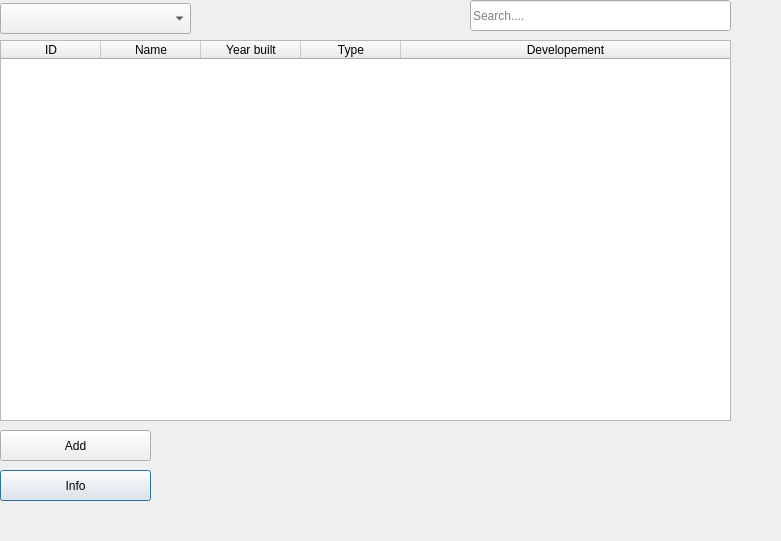
<?xml version="1.0" encoding="UTF-8"?>
<ui version="4.0">
 <class>ComputerDialog</class>
 <widget class="QDialog" name="ComputerDialog">
  <property name="geometry">
   <rect>
    <x>0</x>
    <y>0</y>
    <width>781</width>
    <height>541</height>
   </rect>
  </property>
  <property name="windowTitle">
   <string>Dialog</string>
  </property>
  <widget class="QPushButton" name="button_info_computer">
   <property name="geometry">
    <rect>
     <x>0</x>
     <y>470</y>
     <width>151</width>
     <height>31</height>
    </rect>
   </property>
   <property name="text">
    <string>Info</string>
   </property>
  </widget>
  <widget class="QPushButton" name="pushButton_add_new_scientist">
   <property name="geometry">
    <rect>
     <x>0</x>
     <y>340</y>
     <width>91</width>
     <height>31</height>
    </rect>
   </property>
   <property name="text">
    <string>Add new</string>
   </property>
  </widget>
  <widget class="QTableWidget" name="computer_table">
   <property name="geometry">
    <rect>
     <x>0</x>
     <y>40</y>
     <width>731</width>
     <height>381</height>
    </rect>
   </property>
   <property name="editTriggers">
    <set>QAbstractItemView::NoEditTriggers</set>
   </property>
   <property name="selectionBehavior">
    <enum>QAbstractItemView::SelectRows</enum>
   </property>
   <property name="showGrid">
    <bool>false</bool>
   </property>
   <property name="sortingEnabled">
    <bool>true</bool>
   </property>
   <attribute name="horizontalHeaderCascadingSectionResizes">
    <bool>false</bool>
   </attribute>
   <attribute name="horizontalHeaderHighlightSections">
    <bool>true</bool>
   </attribute>
   <attribute name="horizontalHeaderShowSortIndicator" stdset="0">
    <bool>true</bool>
   </attribute>
   <attribute name="horizontalHeaderStretchLastSection">
    <bool>true</bool>
   </attribute>
   <attribute name="verticalHeaderVisible">
    <bool>false</bool>
   </attribute>
   <attribute name="verticalHeaderDefaultSectionSize">
    <number>42</number>
   </attribute>
   <attribute name="verticalHeaderStretchLastSection">
    <bool>false</bool>
   </attribute>
   <column>
    <property name="text">
     <string>ID</string>
    </property>
   </column>
   <column>
    <property name="text">
     <string>Name</string>
    </property>
   </column>
   <column>
    <property name="text">
     <string>Year built</string>
    </property>
   </column>
   <column>
    <property name="text">
     <string>Type</string>
    </property>
   </column>
   <column>
    <property name="text">
     <string>Developement</string>
    </property>
   </column>
  </widget>
  <widget class="QLineEdit" name="search_box_computer">
   <property name="geometry">
    <rect>
     <x>470</x>
     <y>0</y>
     <width>261</width>
     <height>31</height>
    </rect>
   </property>
   <property name="mouseTracking">
    <bool>true</bool>
   </property>
   <property name="layoutDirection">
    <enum>Qt::LeftToRight</enum>
   </property>
   <property name="autoFillBackground">
    <bool>true</bool>
   </property>
   <property name="alignment">
    <set>Qt::AlignLeading|Qt::AlignLeft|Qt::AlignVCenter</set>
   </property>
   <property name="placeholderText">
    <string>Search....</string>
   </property>
   <property name="cursorMoveStyle">
    <enum>Qt::LogicalMoveStyle</enum>
   </property>
   <property name="clearButtonEnabled">
    <bool>true</bool>
   </property>
  </widget>
  <widget class="QPushButton" name="button_add_computer">
   <property name="geometry">
    <rect>
     <x>0</x>
     <y>430</y>
     <width>151</width>
     <height>31</height>
    </rect>
   </property>
   <property name="text">
    <string>Add</string>
   </property>
  </widget>
  <widget class="QComboBox" name="dropdown_what_to_look_at">
   <property name="geometry">
    <rect>
     <x>0</x>
     <y>3</y>
     <width>191</width>
     <height>31</height>
    </rect>
   </property>
  </widget>
 </widget>
 <resources/>
 <connections/>
</ui>
